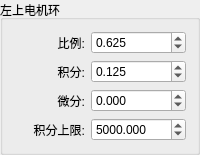
            <widget class="QGroupBox" name="groupBox_17">
             <property name="title">
              <string>左上电机环</string>
             </property>
             <layout class="QHBoxLayout" name="horizontalLayout_12">
              <item>
               <layout class="QVBoxLayout" name="verticalLayout_5">
                <item>
                 <widget class="QLabel" name="label_13">
                  <property name="sizePolicy">
                   <sizepolicy hsizetype="Preferred" vsizetype="Preferred">
                    <horstretch>0</horstretch>
                    <verstretch>0</verstretch>
                   </sizepolicy>
                  </property>
                  <property name="text">
                   <string>比例:</string>
                  </property>
                  <property name="alignment">
                   <set>Qt::AlignRight|Qt::AlignTrailing|Qt::AlignVCenter</set>
                  </property>
                 </widget>
                </item>
                <item>
                 <widget class="QLabel" name="label_15">
                  <property name="sizePolicy">
                   <sizepolicy hsizetype="Preferred" vsizetype="Preferred">
                    <horstretch>0</horstretch>
                    <verstretch>0</verstretch>
                   </sizepolicy>
                  </property>
                  <property name="text">
                   <string>积分:</string>
                  </property>
                  <property name="alignment">
                   <set>Qt::AlignRight|Qt::AlignTrailing|Qt::AlignVCenter</set>
                  </property>
                 </widget>
                </item>
                <item>
                 <widget class="QLabel" name="label_14">
                  <property name="sizePolicy">
                   <sizepolicy hsizetype="Preferred" vsizetype="Preferred">
                    <horstretch>0</horstretch>
                    <verstretch>0</verstretch>
                   </sizepolicy>
                  </property>
                  <property name="text">
                   <string>微分:</string>
                  </property>
                  <property name="alignment">
                   <set>Qt::AlignRight|Qt::AlignTrailing|Qt::AlignVCenter</set>
                  </property>
                 </widget>
                </item>
                <item>
                 <widget class="QLabel" name="label_19">
                  <property name="sizePolicy">
                   <sizepolicy hsizetype="Preferred" vsizetype="Preferred">
                    <horstretch>0</horstretch>
                    <verstretch>0</verstretch>
                   </sizepolicy>
                  </property>
                  <property name="text">
                   <string>积分上限:</string>
                  </property>
                  <property name="alignment">
                   <set>Qt::AlignRight|Qt::AlignTrailing|Qt::AlignVCenter</set>
                  </property>
                 </widget>
                </item>
               </layout>
              </item>
              <item>
               <layout class="QVBoxLayout" name="verticalLayout_10">
                <item>
                 <widget class="QDoubleSpinBox" name="doubleSpinBox_left_front_motor_p">
                  <property name="sizePolicy">
                   <sizepolicy hsizetype="Preferred" vsizetype="Fixed">
                    <horstretch>0</horstretch>
                    <verstretch>0</verstretch>
                   </sizepolicy>
                  </property>
                  <property name="decimals">
                   <number>3</number>
                  </property>
                  <property name="minimum">
                   <double>-99999999.000000000000000</double>
                  </property>
                  <property name="maximum">
                   <double>99999999.000000000000000</double>
                  </property>
                  <property name="value">
                   <double>0.625000000000000</double>
                  </property>
                 </widget>
                </item>
                <item>
                 <widget class="QDoubleSpinBox" name="doubleSpinBox_left_front_motor_i">
                  <property name="sizePolicy">
                   <sizepolicy hsizetype="Preferred" vsizetype="Fixed">
                    <horstretch>0</horstretch>
                    <verstretch>0</verstretch>
                   </sizepolicy>
                  </property>
                  <property name="decimals">
                   <number>3</number>
                  </property>
                  <property name="minimum">
                   <double>-99999999.000000000000000</double>
                  </property>
                  <property name="maximum">
                   <double>99999999.000000000000000</double>
                  </property>
                  <property name="value">
                   <double>0.125000000000000</double>
                  </property>
                 </widget>
                </item>
                <item>
                 <widget class="QDoubleSpinBox" name="doubleSpinBox_left_front_motor_d">
                  <property name="sizePolicy">
                   <sizepolicy hsizetype="Preferred" vsizetype="Fixed">
                    <horstretch>0</horstretch>
                    <verstretch>0</verstretch>
                   </sizepolicy>
                  </property>
                  <property name="decimals">
                   <number>3</number>
                  </property>
                  <property name="minimum">
                   <double>-99999999.000000000000000</double>
                  </property>
                  <property name="maximum">
                   <double>99999999.000000000000000</double>
                  </property>
                 </widget>
                </item>
                <item>
                 <widget class="QDoubleSpinBox" name="doubleSpinBox_left_front_motor_max_total_integral">
                  <property name="sizePolicy">
                   <sizepolicy hsizetype="Preferred" vsizetype="Fixed">
                    <horstretch>0</horstretch>
                    <verstretch>0</verstretch>
                   </sizepolicy>
                  </property>
                  <property name="decimals">
                   <number>3</number>
                  </property>
                  <property name="minimum">
                   <double>-99999999.000000000000000</double>
                  </property>
                  <property name="maximum">
                   <double>99999999.000000000000000</double>
                  </property>
                  <property name="value">
                   <double>5000.000000000000000</double>
                  </property>
                 </widget>
                </item>
               </layout>
              </item>
             </layout>
            </widget>
